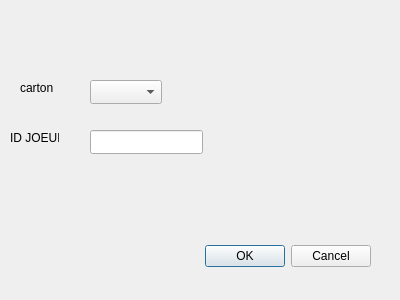
<?xml version="1.0" encoding="UTF-8"?>
<ui version="4.0">
 <class>card</class>
 <widget class="QDialog" name="card">
  <property name="geometry">
   <rect>
    <x>0</x>
    <y>0</y>
    <width>400</width>
    <height>300</height>
   </rect>
  </property>
  <property name="windowTitle">
   <string>Dialog</string>
  </property>
  <widget class="QDialogButtonBox" name="buttonBox">
   <property name="geometry">
    <rect>
     <x>30</x>
     <y>240</y>
     <width>341</width>
     <height>32</height>
    </rect>
   </property>
   <property name="orientation">
    <enum>Qt::Orientation::Horizontal</enum>
   </property>
   <property name="standardButtons">
    <set>QDialogButtonBox::StandardButton::Cancel|QDialogButtonBox::StandardButton::Ok</set>
   </property>
  </widget>
  <widget class="QComboBox" name="comboBox_carton">
   <property name="geometry">
    <rect>
     <x>90</x>
     <y>80</y>
     <width>72</width>
     <height>24</height>
    </rect>
   </property>
  </widget>
  <widget class="QLabel" name="label">
   <property name="geometry">
    <rect>
     <x>20</x>
     <y>80</y>
     <width>49</width>
     <height>16</height>
    </rect>
   </property>
   <property name="text">
    <string>carton</string>
   </property>
  </widget>
  <widget class="QLabel" name="label_2">
   <property name="geometry">
    <rect>
     <x>10</x>
     <y>130</y>
     <width>49</width>
     <height>16</height>
    </rect>
   </property>
   <property name="text">
    <string>ID JOEUR</string>
   </property>
  </widget>
  <widget class="QLineEdit" name="lineEdit">
   <property name="geometry">
    <rect>
     <x>90</x>
     <y>130</y>
     <width>113</width>
     <height>24</height>
    </rect>
   </property>
  </widget>
 </widget>
 <resources/>
 <connections>
  <connection>
   <sender>buttonBox</sender>
   <signal>accepted()</signal>
   <receiver>card</receiver>
   <slot>accept()</slot>
   <hints>
    <hint type="sourcelabel">
     <x>248</x>
     <y>254</y>
    </hint>
    <hint type="destinationlabel">
     <x>157</x>
     <y>274</y>
    </hint>
   </hints>
  </connection>
  <connection>
   <sender>buttonBox</sender>
   <signal>rejected()</signal>
   <receiver>card</receiver>
   <slot>reject()</slot>
   <hints>
    <hint type="sourcelabel">
     <x>316</x>
     <y>260</y>
    </hint>
    <hint type="destinationlabel">
     <x>286</x>
     <y>274</y>
    </hint>
   </hints>
  </connection>
 </connections>
</ui>
